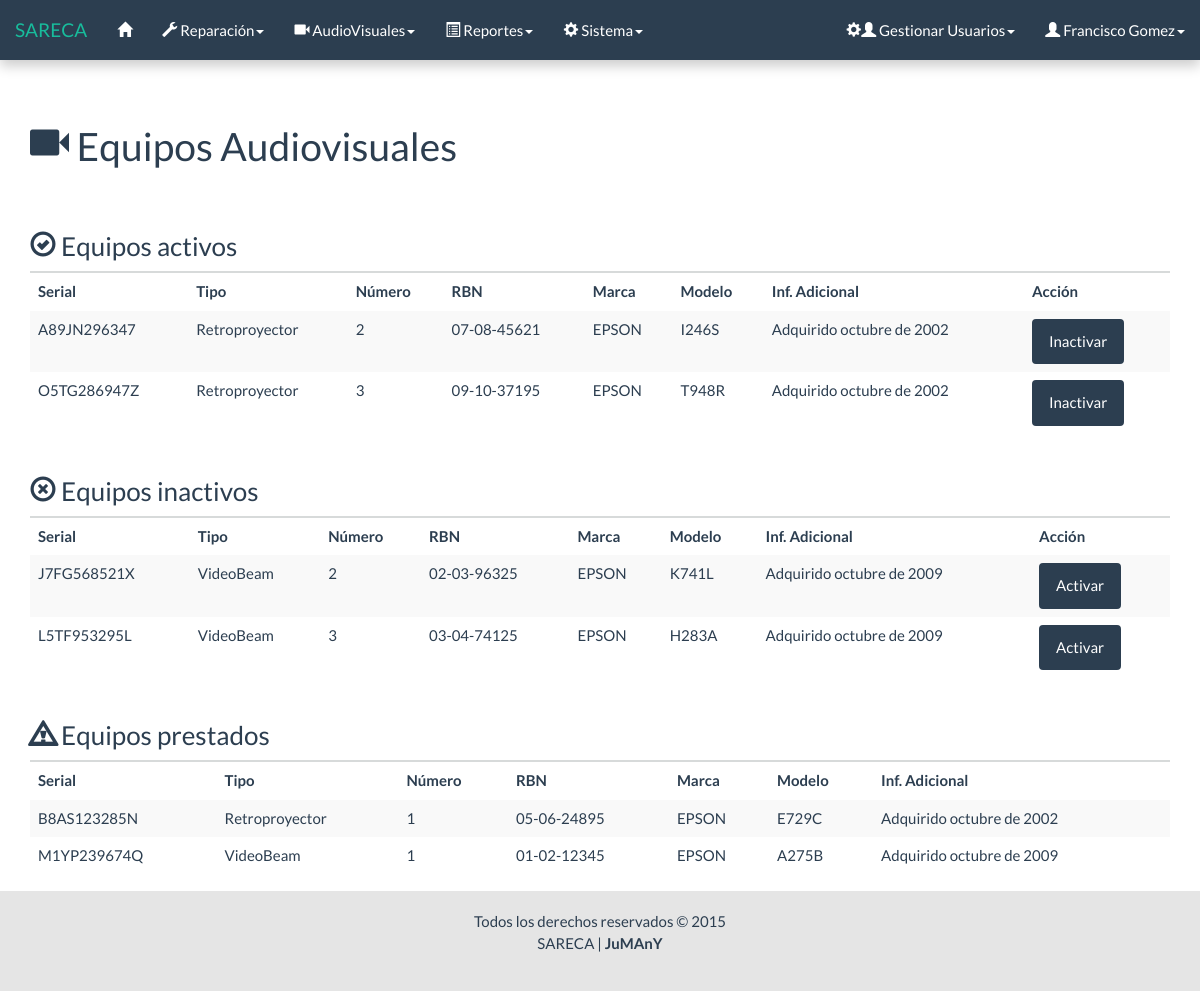
/html/consulta_audiovisuales_f.php (signed in), run on an earlier commit of the app's database.
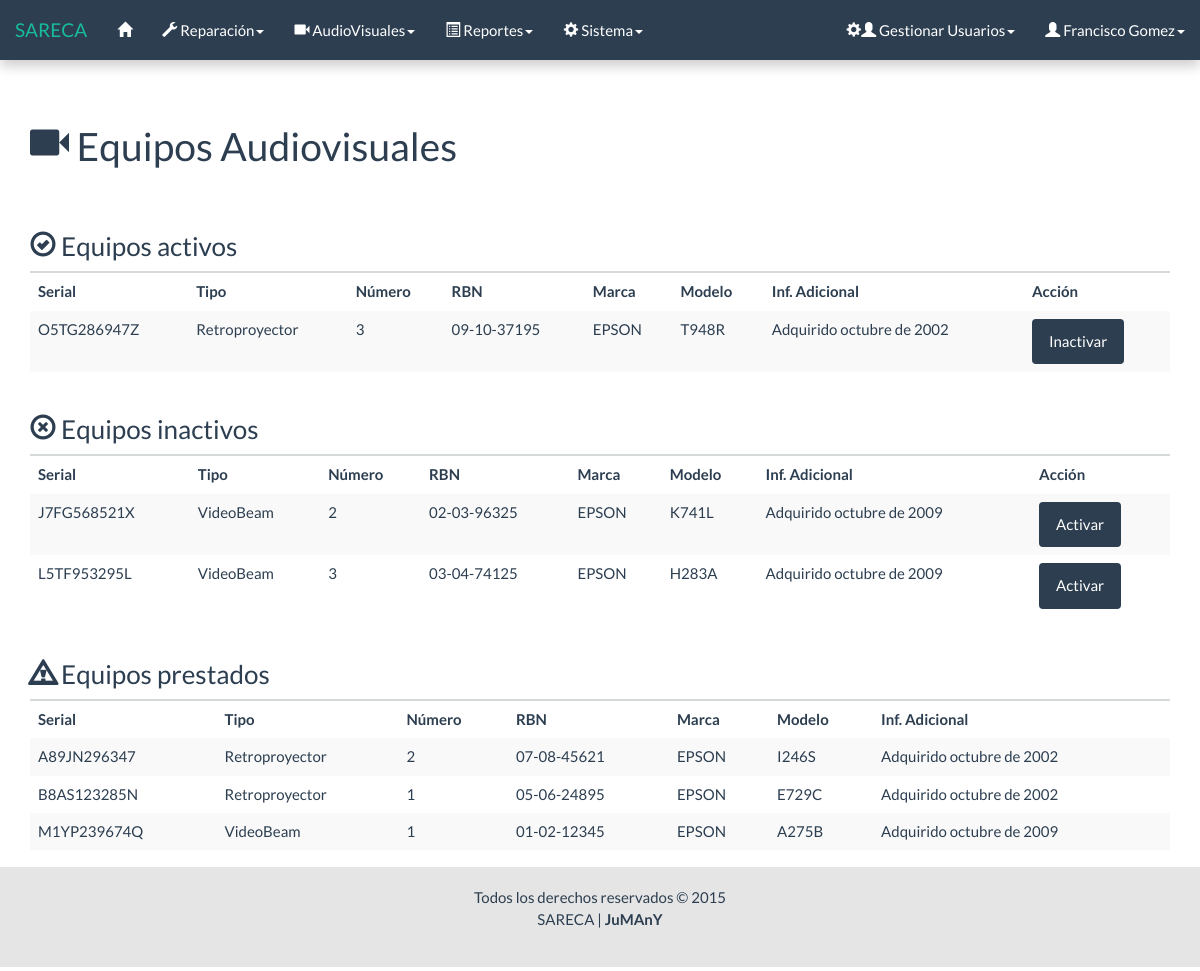
And on a later commit of the database.
### tables this page shows
CREATE TABLE `equipo_audiovisual` (
  `Serial` varchar(11) NOT NULL,
  `tipo` int(1) NOT NULL,
  `numero` tinyint(4) NOT NULL,
  `rbn` varchar(20) NOT NULL,
  `modelo` varchar(20) NOT NULL,
  `marca` varchar(30) NOT NULL,
  `inf_adic` varchar(50) NOT NULL,
  `Estado` int(1) NOT NULL,
  PRIMARY KEY (`Serial`)
);

### php/lista_eq_audio.php (the view, shortened to what this page needs)
<?php
	require('conexion/conexion.php');
	$sql = "SELECT * FROM equipo_audiovisual WHERE Estado = 1";
	$res = $conectar->query($sql);
	if ($res->num_rows == 0) {
?>
		<div class="row">
			<div class="col-lg-12">
				<h3><span class="glyphicon glyphicon-ok-circle"></span> Equipos activos</h3>
				<div class="alert alert-dismissible alert-info">
					<strong>No existen equipos ACTIVOS.</strong>
				</div>
			</div>
		</div>
<?php
	} else {
?>
		<div class="row">
			<div class="col-lg-12">
				<h3><span class="glyphicon glyphicon-ok-circle"></span> Equipos activos</h3>
				<table id="" class="table table-striped table-hover consulta">
					<thead>
						<tr>
							<th>Serial</th>
							<th>Tipo</th>
							<th>Número</th>
							<th>RBN</th>
							<th>Marca</th>
							<th>Modelo</th>
							<th>Inf. Adicional</th>
							<th>Acción</th>
						</tr>
					</thead>
					<tbody>
					<?php
					while ($fila = $res->fetch_object()) {
						$tipo = ($fila->tipo == 1) ? 'VideoBeam' : 'Retroproyector';
						printf('
							<tr>
								<td>%s</td>
								<td>%s</td>
								<td>%d</td>
								<td>%s</td>
								<td>%s</td>
								<td>%s</td>
								<td>%s</td>
								<td><a href="../php/estado_audiovisual.php?s=%s&e=%d" class="btn btn-primary">Inactivar</a></td>
							</tr>',
							$fila->Serial,
							$tipo,
							$fila->numero,
							$fila->rbn,
							$fila->marca,
							$fila->modelo,
							$fila->inf_adic,
							$fila->Serial,
							$fila->Estado
						);
					}
					?>
					</tbody>
				</table>
			</div>
		</div>
<?php
	}
	$sql = "SELECT * FROM equipo_audiovisual WHERE Estado = 3";
	$res = $conectar->query($sql);
	if ($res->num_rows == 0) {
?>
		<div class="row">
			<div class="col-lg-12">
				<h3><span class="glyphicon glyphicon-remove-circle"></span> Equipos inactivos</h3>
				<div class="alert alert-dismissible alert-info">
					<strong>No existen equipos INACTIVOS.</strong>
				</div>
			</div>
		</div>
<?php
	} else {
?>
		<div class="row">
			<div class="col-lg-12">
				<h3><span class="glyphicon glyphicon-remove-circle"></span> Equipos inactivos</h3>
				<table class="table table-striped table-hover consulta">
					<thead>
						<tr>
							<th>Serial</th>
							<th>Tipo</th>
							<th>Número</th>
							<th>RBN</th>
							<th>Marca</th>
							<th>Modelo</th>
							<th>Inf. Adicional</th>
							<th>Acción</th>
						</tr>
					</thead>
					<tbody>
					<?php
					while ($fila = $res->fetch_object()) {
						$tipo = ($fila->tipo == 1) ? 'VideoBeam' : 'Retroproyector';
						printf('
							<tr>
								<td>%s</td>
								<td>%s</td>
								<td>%d</td>
								<td>%s</td>
								<td>%s</td>
								<td>%s</td>
								<td>%s</td>
								<td><a href="../php/estado_audiovisual.php?s=%s&e=%d" class="btn btn-primary">Activar</a></td>
							</tr>',
							$fila->Serial,
							$tipo,
							$fila->numero,
							$fila->rbn,
							$fila->marca,
							$fila->modelo,
							$fila->inf_adic,
							$fila->Serial,
							$fila->Estado
						);
					}
					?>
					</tbody>
				</table>
			</div>
		</div>
<?php
	}
	$sql = "SELECT * FROM equipo_audiovisual WHERE Estado = 2";
	$res = $conectar->query($sql);
	if ($res->num_rows == 0) {
?>
		<div class="row">
			<div class="col-lg-12">
				<h3><span class="glyphicon glyphicon-warning-sign"></span> Equipos prestados</h3>
				<div class="alert alert-dismissible alert-info">
					<strong>No existen equipos PRESTADOS.</strong>
				</div>
			</div>
		</div>
<?php
	} else {
?>
		<div class="row">
			<div class="col-lg-12">
				<h3><span class="glyphicon glyphicon-warning-sign"></span> Equipos prestados</h3>
				<table class="table table-striped table-hover consulta">
					<thead>
						<tr>
							<th>Serial</th>
							<th>Tipo</th>
							<th>Número</th>
							<th>RBN</th>
							<th>Marca</th>
							<th>Modelo</th>
							<th>Inf. Adicional</th>
						</tr>
					</thead>
					<tbody>
					<?php
					while ($fila = $res->fetch_object()) {
						$tipo = ($fila->tipo == 1) ? 'VideoBeam' : 'Retroproyector';
						printf('
							<tr>
								<td>%s</td>
								<td>%s</td>
								<td>%d</td>
								<td>%s</td>
								<td>%s</td>
								<td>%s</td>
								<td>%s</td>
							</tr>',
							$fila->Serial,
							$tipo,
							$fila->numero,
							$fila->rbn,
							$fila->marca,
							$fila->modelo,
							$fila->inf_adic
						);
					}
					?>
					</tbody>
				</table>
			</div>
		</div>
<?php
	}
?>

What changed in the data, as far as the page shows it:
changed equipo_audiovisual "A89JN296347": moves from the list under "Equipos activos" to the list under "Equipos prestados"
